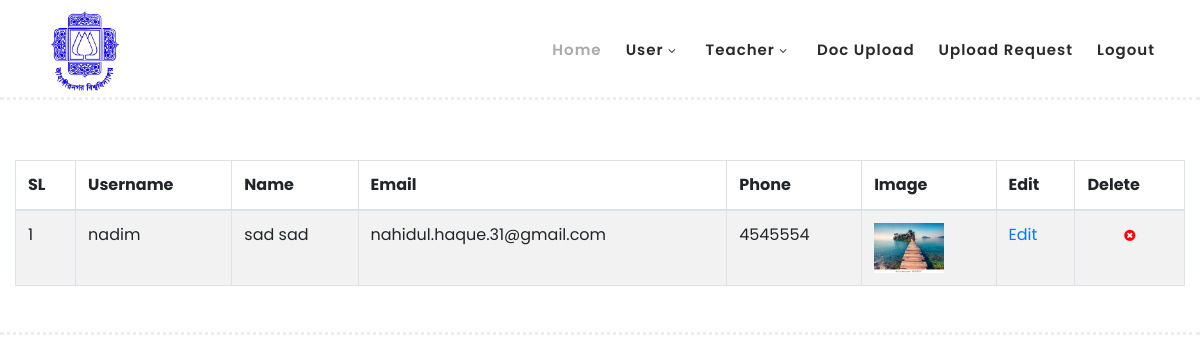
/user_list.php (signed in), run on the app's committed database.
### tables this page shows
CREATE TABLE `user` (
  `id` int(11) NOT NULL,
  `firstName` varchar(255) NOT NULL,
  `lastName` varchar(255) NOT NULL,
  `email` varchar(255) NOT NULL,
  `phone` varchar(30) NOT NULL,
  `username` varchar(30) NOT NULL,
  `password` varchar(255) NOT NULL,
  `profile_pic` varchar(512) NOT NULL,
  `role` varchar(32) NOT NULL,
  `deleted` int(11) NOT NULL DEFAULT 0
);

### user_list.php (the view, shortened to what this page needs)
<?php
include "menu.php";
include 'connect.php';
?>
  <body>
 <body>
<?php
$sql = "SELECT * FROM user where username != 'super_admin' and deleted = 0 order by username asc";
$stmt = $dbh->prepare($sql);
$result = $stmt->execute();
if ($stmt->rowCount()) {
    $i=1;
    echo "<div align='center'> <table id='userList'  class='table table-striped table-bordered'> <thead><tr><th>SL</th><th>Username</th><th>Name</th><th>Email</th><th style='text-align:left'>Phone</th><th>Image</th><th>Edit</th><th>Delete</th></tr></thead><tbody>";
    while ($row = $stmt->fetch()) {
        $id = $row["id"];
        $username = $row["username"];
        $profile_pic = $row["profile_pic"];
        $firstName = $row["firstName"] ;
        $lastName = $row["lastName"] ;
        $email = $row["email"] ;
        $phone = $row["phone"] ;
        echo "<tr>";
        echo "<td>$i</td>";
        echo "<td>$username</td>";
        echo "<td>$firstName $lastName</td>";
        echo "<td>$email</td>";
        echo "<td style='text-align:left'>$phone</td>";
        echo "<td><img src='$profile_pic' width='70px' height='50px'/></td>";
        echo "<td><a href='user_edit.php?username=$username'>Edit</a></td>";
        echo "<td><div align='center'><i class='fa fa-times-circle' style='font-size: 13px ; color: red' onclick='deleteUser($id)'></i></div></td>";
        echo "</tr>";
        $i++;
    }
    echo "</tbody></table></div>";
}else{
    echo "<div width='100%' > No record found! </div>";
}
?>
  </body>
</html>

### menu.php (shortened to what this page needs)
<?php
if (isset($_SESSION["username"]) && isset($_SESSION["isLoggedIn"])) {
    if ($_SESSION["isLoggedIn"] != true) {
        header("location: login.php");
    }else{
        $loggedInUserRole = $_SESSION["role"];
    }
} else {
    header("location: login.php");
}
?>
<!DOCTYPE html>
<html lang="en">
  <head>
    <link rel="stylesheet" type="text/css" href="assets/css/bootstrap.min.css">
    <link rel="stylesheet" type="text/css" href="assets/css/font-awesome.css">
    <link rel="stylesheet" href="assets/css/templatemo-hexashop.css">
    <link rel="stylesheet" href="assets/css/owl-carousel.css">
    <link rel="stylesheet" href="assets/css/lightbox.css">
    <link rel="stylesheet" href="https://cdn.datatables.net/2.0.3/css/dataTables.dataTables.css">
    </head>
    <body>
    <header class="header-area header-sticky">
        <div class="container">
            <div class="row">
                <div class="col-12">
                    <nav class="main-nav">
                        <a href="index.php" class="logo">
                            <img style="height:80px;width:80px"  src="image/logo.png">
                        </a>
                        <ul class="nav">
                            <li class="scroll-to-section"><a href="thesis_list.php" class="active">Home</a></li>
                            <?php
                            if($loggedInUserRole=="admin"){ ?>
                                <li class="submenu">
                                <a href="javascript:;">User</a>
                                </li>
                            <?php } ?>
                            <?php
                            if($loggedInUserRole=="admin"){ ?>
                                <li class="submenu">
                                <a href="javascript:;">Teacher</a>
                                </li>
                            <?php } ?>
                            <li class="scroll-to-section"><a href="thesis_add.php">Doc Upload</a></li>
                            <?php
                            if($loggedInUserRole=="admin"){ ?>
                            <li class="scroll-to-section"><a href="thesis_upload_request.php">Upload request</a></li>
                            <?php } ?>
                            <li style="float: right"><a href="logout.php">Logout</a></li>
                        </ul>
                    </nav>
                </div>
            </div>
        </div>
    </header>
    <div class="main-banner" id="top">
        <div class="container-fluid">

### assets/css/templatemo-hexashop.css (style rules this page uses)
html, body, div, span, applet, object, iframe, h1, h2, h3, h4, h5, h6, p, blockquote, div pre, a, abbr, acronym, address, big, cite, code, del, dfn, em, font, img, ins, kbd, q, s, samp, small, strike, strong, sub, sup, tt, var, b, u, i, center, dl, dt, dd, ol, ul, li, figure, header, nav, section, article, aside, footer, figcaption { margin: 0; padding: 0; border: 0; outline: 0; }
ul, li { padding: 0; margin: 0; list-style: none; }
header, nav, section, article, aside, footer, hgroup { display: block; }
* { box-sizing: border-box; }
html, body { font-family: 'Poppins', sans-serif; font-weight: 400; background-color: #fff; font-size: 16px; -ms-text-size-adjust: 100%; -webkit-font-smoothing: antialiased; -moz-osx-font-smoothing: grayscale; }
a { text-decoration: none !important; }
ul { margin-bottom: 0px; }
html, body { background: #fff; font-family: 'Poppins', sans-serif; }
.header-area { border-bottom: 3px dotted #eee; box-shadow: none; background-color: #fff; position: absolute; top: 0px; left: 0px; right: 0px; z-index: 100; height: 100px; -webkit-transition: all .5s ease 0s; -moz-transition: all .5s ease 0s; -o-transition: all .5s ease 0s; transition: all .5s ease 0s; }
.header-area .main-nav { min-height: 80px; background: transparent; }
.header-area .main-nav .logo { line-height: 100px; color: #fff; font-size: 28px; font-weight: 700; text-transform: uppercase; letter-spacing: 2px; float: left; -webkit-transition: all 0.3s ease 0s; -moz-transition: all 0.3s ease 0s; -o-transition: all 0.3s ease 0s; transition: all 0.3s ease 0s; }
.header-area .main-nav .nav { float: right; margin-top: 30px; margin-right: 0px; background-color: transparent; -webkit-transition: all 0.3s ease 0s; -moz-transition: all 0.3s ease 0s; -o-transition: all 0.3s ease 0s; transition: all 0.3s ease 0s; position: relative; z-index: 999; }
.header-area .main-nav .nav li { padding-left: 15px; padding-right: 15px; }
.header-area .main-nav .nav li:last-child { padding-right: 0px; }
.header-area .main-nav .nav li a { display: block; font-weight: 600; font-size: 15px; color: #2a2a2a; text-transform: capitalize; -webkit-transition: all 0.3s ease 0s; -moz-transition: all 0.3s ease 0s; -o-transition: all 0.3s ease 0s; transition: all 0.3s ease 0s; height: 40px; line-height: 40px; border: transparent; letter-spacing: 1px; }
.header-area .main-nav .nav li a { color: #2a2a2a; }
.header-area .main-nav .nav li:hover a, .header-area .main-nav .nav li a.active { color: #aaa!important; }
.header-area .main-nav .nav li.submenu { position: relative; padding-right: 30px; }
.header-area .main-nav .nav li.submenu:after { font-family: FontAwesome; content: "\f107"; font-size: 12px; color: #2a2a2a; position: absolute; right: 18px; top: 12px; }
.header-area.header-sticky { min-height: 80px; }
.header-area .nav { margin-top: 30px; }
.header-area.header-sticky .nav li a.active { color: #aaa; }
@media (max-width: 1200px) { .header-area .main-nav .nav li { padding-left: 12px; padding-right: 12px; } }
@media (max-width: 1200px) { .header-area .main-nav:before { display: none; } }
@media (min-width: 767px) { .header-area .main-nav .nav { display: flex !important; } }
.main-banner { border-bottom: 3px dotted #eee; padding-top: 160px; padding-bottom: 30px; }

### data on the page
user: username "nadim", firstName "sad", lastName "sad", email "nahidul.haque.31@gmail.com", phone "4545554", profile_pic (picture)
